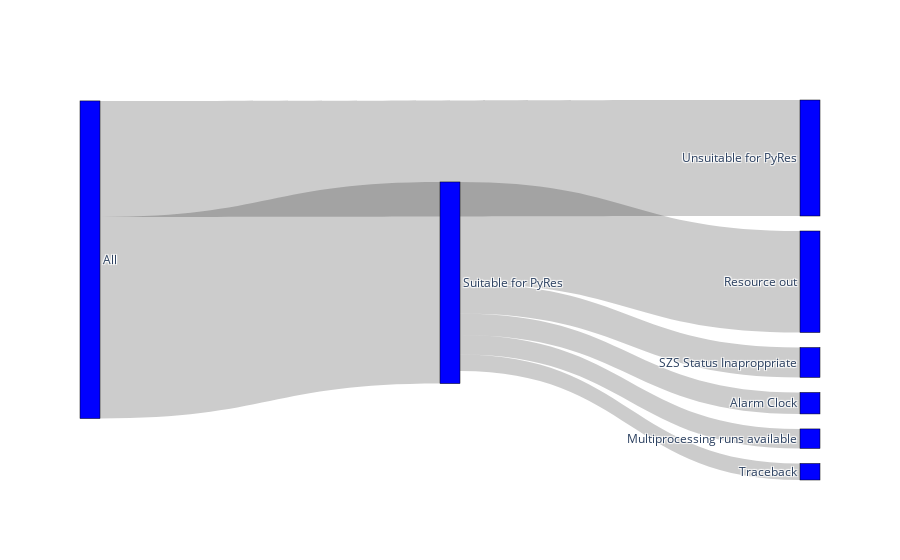

Notebook source saved alongside this figure:
### Code cell
import plotly.graph_objects as go

read_from_csv = False
store = False
sankey_csv_path = problem_folder + "/sankey_data.csv"

if read_from_csv:
  df_filterings = pd.read_csv(sankey_csv_path, index_col=0)
else:
  filterings = [
    # (from, to, thickness),
    ("All", "Suitable for PyRes", suitable_ctr),
    ("All", "Unsuitable for PyRes", len(df_se_indi)-suitable_ctr),
    ("Suitable for PyRes", "Multiprocessing runs available", mp_runs_available_ctr),
    ("Suitable for PyRes", "Resource out", suitable_status_ctrs["Resource out"]),
    ("Suitable for PyRes", "Traceback", suitable_status_ctrs["Traceback"]),
    ("Suitable for PyRes", "Alarm Clock", suitable_status_ctrs["Alarm Clock"]),
    ("Suitable for PyRes", "SZS Status Inaproppriate", suitable_status_ctrs["SZS Status Inaproppriate"]),
  ]
  df_filterings = pd.DataFrame(filterings, columns=["source", "target", "value"])
  if store:
    df_filterings.to_csv(sankey_csv_path)

labels = np.unique(df_filterings[["source", "target"]].values).tolist()

for column_name in ["source", "target"]:
  df_filterings[column_name] =\
    df_filterings[column_name].apply(lambda x: labels.index(x))

sources, targets, values = [
  df_filterings[col].to_list()
  for col in
  df_filterings.columns
]

fig = go.Figure(data=[go.Sankey(
    node = dict(
      pad = 15,
      thickness = 20,
      line = dict(color = "black", width = 0.5),
      label = labels,
      color = "blue"
    ),
    link = dict(
      source = sources,
      target = targets,
      value = values,
))])
fig.show()

### Figure 1 — Plotly figure (JSON) as saved in the notebook; plotly's stock layout.template omitted (floating-point values rounded to 4 significant figures)
{"data": [{"link": {"source": [1, 1, 5, 5, 5, 5, 5], "target": [5, 7, 2, 3, 6, 0, 4], "value": [7850, 4516, 760, 3952, 644, 837, 1165]}, "node": {"color": "blue", "label": ["Alarm Clock", "All", "Multiprocessing runs available", "Resource out", "SZS Status Inaproppriate", "Suitable for PyRes", "Traceback", "Unsuitable for PyRes"], "line": {"color": "black", "width": 0.5}, "pad": 15, "thickness": 20}, "type": "sankey"}], "layout": {}}
